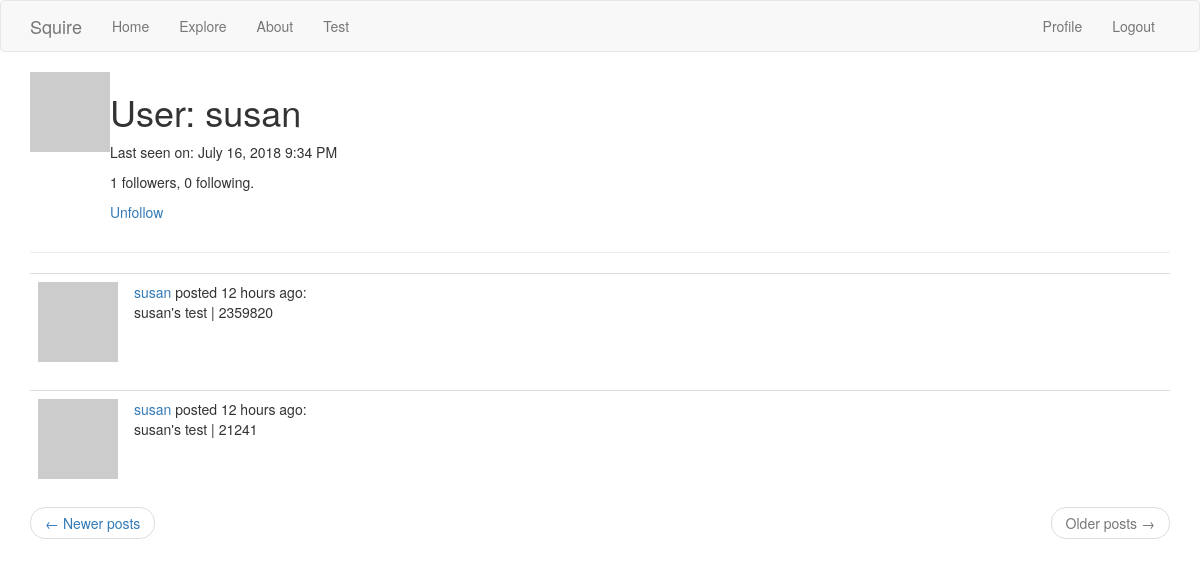
Page /user/susan?page=2 (signed in) on the committed database.
### app/models.py (models this page shows, shortened)
class User(UserMixin, db.Model):
    id = db.Column(db.Integer, primary_key=True)
    username = db.Column(db.String(64), index=True, unique=True)
    email = db.Column(db.String(120), index=True, unique=True)
    password_hash = db.Column(db.String(128))
    scores = db.relationship('Score', backref='author', lazy='dynamic')
    about_me = db.Column(db.String(140))
    last_seen = db.Column(db.DateTime, default=datetime.utcnow)
    followed = db.relationship(
        'User', secondary=followers,
        primaryjoin=(followers.c.follower_id == id),
        secondaryjoin=(followers.c.followed_id == id),
        backref=db.backref('followers', lazy='dynamic'), lazy='dynamic')
    def avatar(self, size):
        digest = md5(self.email.lower().encode('utf-8')).hexdigest()
        return 'https://www.gravatar.com/avatar/{}?d=identicon&s={}'.format(digest, size)
    def is_following(self, user):
        return self.followed.filter(
            followers.c.followed_id == user.id).count() > 0

class Score(db.Model):
    id = db.Column(db.Integer, primary_key=True)
    testname = db.Column(db.String(140))
    score = db.Column(db.String(140))
    timestamp = db.Column(db.DateTime, index=True, default=datetime.utcnow)
    user_id = db.Column(db.Integer, db.ForeignKey('user.id'))

### app/routes.py (the view)
@app.route('/user/<username>')
@login_required
def user(username):
    user = User.query.filter_by(username=username).first_or_404()
    page = request.args.get('page', 1, type=int)
    scores = user.scores.order_by(Score.timestamp.desc()).paginate(
        page, app.config['POSTS_PER_PAGE'], False)
    next_url = url_for('user', username=user.username, page=scores.next_num) \
        if scores.has_next else None
    prev_url = url_for('user', username=user.username, page=scores.prev_num) \
        if scores.has_prev else None
    return render_template('user.html', user=user, scores=scores.items,
                           next_url=next_url, prev_url=prev_url)

### app/models.py (called while the page is built)
@login.user_loader
def load_user(id):
    return User.query.get(int(id))

### app/routes.py (called while the page is built)
@app.before_request
def before_request():
    if current_user.is_authenticated:
        current_user.last_seen = datetime.utcnow()
        db.session.commit()

### app/templates/user.html (shortened to what this page needs)
{% extends "base.html" %}
{% block app_content %}
    <table>
        <tr valign="top">
            <td><img src="{{ user.avatar(128) }}"></td>
            <td>
                <h1>User: {{ user.username }}</h1>
                {% if user.last_seen %}
                <p>Last seen on: {{ moment(user.last_seen).format('LLL') }}</p>
                {% endif %}
                <p>{{ user.followers.count() }} followers, {{ user.followed.count() }} following.</p>
                {% if user == current_user %}
                <p><a href="{{ url_for('edit_profile') }}">Edit your profile</a></p>
                {% elif not current_user.is_following(user) %}
                <p><a href="{{ url_for('follow', username=user.username) }}">Follow</a></p>
                {% else %}
                <p><a href="{{ url_for('unfollow', username=user.username) }}">Unfollow</a></p>
                {% endif %}
            </td>
        </tr>
    </table>
    <hr>
    {% for score in scores %}
        {% include '_post.html' %}
    {% endfor %}
    <nav aria-label="...">
        <ul class="pager">
            <li class="previous{% if not prev_url %} disabled{% endif %}">
                <a href="{{ prev_url or '#' }}">
                    <span aria-hidden="true">&larr;</span> Newer posts
                </a>
            </li>
            <li class="next{% if not next_url %} disabled{% endif %}">
                <a href="{{ next_url or '#' }}">
                    Older posts <span aria-hidden="true">&rarr;</span>
                </a>
            </li>
        </ul>
    </nav>
{% endblock %}

### app/templates/_post.html
<table class="table table-hover">
    <tr>
        <td width="70px">
            <a href="{{ url_for('user', username=score.author.username) }}">
                <img src="{{ score.author.avatar(70) }}" />
            </a>
        </td>
        <td>
            <a href="{{ url_for('user', username=score.author.username) }}">
                {{ score.author.username }}
            </a> posted {{ moment(score.timestamp).fromNow() }}:
            <br>
            {{ score.testname }} | {{ score.score }}
        </td>
    </tr>
</table>

### rows in the picture
User: username "susan", last_seen "July 16, 2018 9:34 PM"
Score: author.username "susan", timestamp "12 hours ago", testname "susan's test", score "2359820"
Score: author.username "susan", timestamp "12 hours ago", testname "susan's test", score "21241"

### other values in the picture
{{ user.followers.count() }} "1"
{{ user.followed.count() }} "0"
